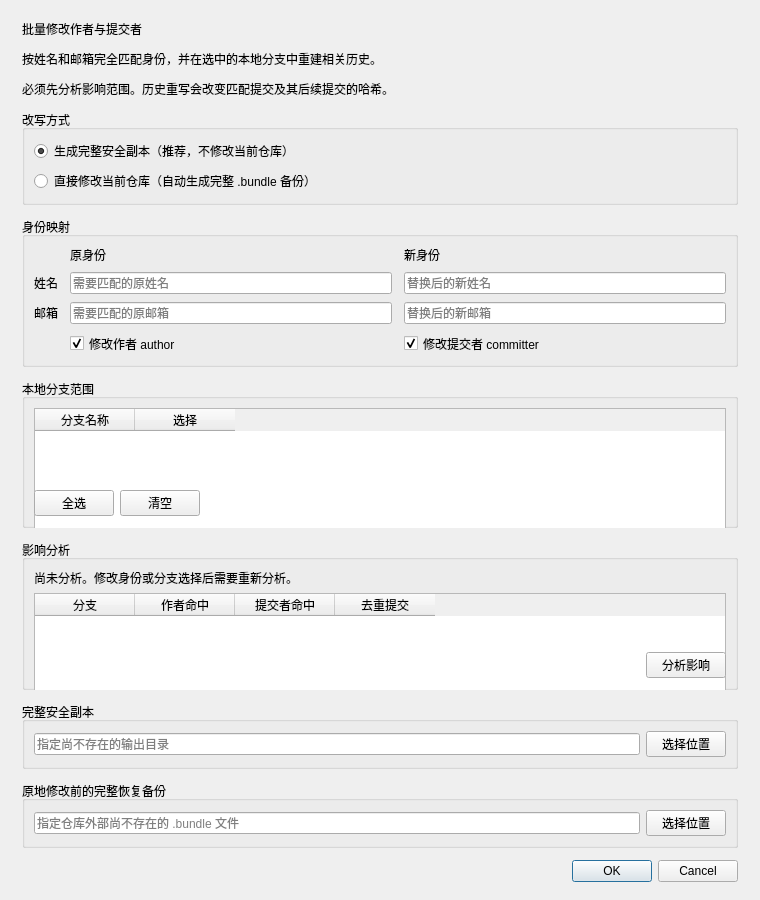
<?xml version="1.0" encoding="UTF-8"?>
<ui version="4.0">
 <class>BatchRewriteDialog</class>
 <widget class="QDialog" name="BatchRewriteDialog">
  <property name="geometry"><rect><x>0</x><y>0</y><width>760</width><height>900</height></rect></property>
  <property name="minimumSize"><size><width>680</width><height>760</height></size></property>
  <property name="windowTitle"><string>批量修改身份信息</string></property>
  <property name="modal"><bool>true</bool></property>
  <layout class="QVBoxLayout" name="layout_dialog">
   <property name="spacing"><number>12</number></property>
   <property name="leftMargin"><number>22</number></property>
   <property name="topMargin"><number>20</number></property>
   <property name="rightMargin"><number>22</number></property>
   <property name="bottomMargin"><number>18</number></property>
   <item><widget class="QLabel" name="label_title"><property name="dialogTitle" stdset="0"><bool>true</bool></property><property name="text"><string>批量修改作者与提交者</string></property></widget></item>
   <item><widget class="QLabel" name="label_subtitle"><property name="muted" stdset="0"><bool>true</bool></property><property name="text"><string>按姓名和邮箱完全匹配身份，并在选中的本地分支中重建相关历史。</string></property><property name="wordWrap"><bool>true</bool></property></widget></item>
   <item><widget class="QLabel" name="label_warning"><property name="warning" stdset="0"><bool>true</bool></property><property name="text"><string>必须先分析影响范围。历史重写会改变匹配提交及其后续提交的哈希。</string></property><property name="wordWrap"><bool>true</bool></property></widget></item>
   <item>
    <widget class="QGroupBox" name="group_rewriteMode">
     <property name="title"><string>改写方式</string></property>
     <layout class="QVBoxLayout" name="layout_rewriteMode">
      <item><widget class="QRadioButton" name="rbtn_safeCopy"><property name="text"><string>生成完整安全副本（推荐，不修改当前仓库）</string></property><property name="checked"><bool>true</bool></property></widget></item>
      <item><widget class="QRadioButton" name="rbtn_inPlace"><property name="text"><string>直接修改当前仓库（自动生成完整 .bundle 备份）</string></property></widget></item>
     </layout>
    </widget>
   </item>
   <item>
    <widget class="QGroupBox" name="group_identity">
     <property name="title"><string>身份映射</string></property>
     <layout class="QGridLayout" name="layout_identity">
      <property name="horizontalSpacing"><number>12</number></property><property name="verticalSpacing"><number>8</number></property>
      <item row="0" column="1"><widget class="QLabel" name="label_oldHeading"><property name="identityHeading" stdset="0"><bool>true</bool></property><property name="text"><string>原身份</string></property></widget></item>
      <item row="0" column="2"><widget class="QLabel" name="label_newHeading"><property name="identityHeading" stdset="0"><bool>true</bool></property><property name="text"><string>新身份</string></property></widget></item>
      <item row="1" column="0"><widget class="QLabel" name="label_nameCaption"><property name="text"><string>姓名</string></property></widget></item>
      <item row="1" column="1"><widget class="QLineEdit" name="le_oldName"><property name="placeholderText"><string>需要匹配的原姓名</string></property></widget></item>
      <item row="1" column="2"><widget class="QLineEdit" name="le_newName"><property name="placeholderText"><string>替换后的新姓名</string></property></widget></item>
      <item row="2" column="0"><widget class="QLabel" name="label_emailCaption"><property name="text"><string>邮箱</string></property></widget></item>
      <item row="2" column="1"><widget class="QLineEdit" name="le_oldEmail"><property name="placeholderText"><string>需要匹配的原邮箱</string></property></widget></item>
      <item row="2" column="2"><widget class="QLineEdit" name="le_newEmail"><property name="placeholderText"><string>替换后的新邮箱</string></property></widget></item>
      <item row="3" column="1"><widget class="QCheckBox" name="check_rewriteAuthor"><property name="text"><string>修改作者 author</string></property><property name="checked"><bool>true</bool></property></widget></item>
      <item row="3" column="2"><widget class="QCheckBox" name="check_rewriteCommitter"><property name="text"><string>修改提交者 committer</string></property><property name="checked"><bool>true</bool></property></widget></item>
     </layout>
    </widget>
   </item>
   <item>
    <widget class="QGroupBox" name="group_branches">
     <property name="title"><string>本地分支范围</string></property>
     <layout class="QVBoxLayout" name="layout_branches">
      <item><widget class="QTableWidget" name="table_branches"><property name="minimumSize"><size><width>0</width><height>150</height></size></property><property name="alternatingRowColors"><bool>true</bool></property><property name="selectionMode"><enum>QAbstractItemView::SelectionMode::NoSelection</enum></property><property name="editTriggers"><set>QAbstractItemView::EditTrigger::NoEditTriggers</set></property><property name="columnCount"><number>2</number></property><column><property name="text"><string>分支名称</string></property></column><column><property name="text"><string>选择</string></property></column></widget></item>
      <item><layout class="QHBoxLayout" name="layout_branchActions"><item><widget class="QPushButton" name="btn_selectAllBranches"><property name="role" stdset="0"><string>secondary</string></property><property name="text"><string>全选</string></property></widget></item><item><widget class="QPushButton" name="btn_clearBranches"><property name="role" stdset="0"><string>secondary</string></property><property name="text"><string>清空</string></property></widget></item><item><spacer name="spacer_branchActions"><property name="orientation"><enum>Qt::Orientation::Horizontal</enum></property><property name="sizeHint" stdset="0"><size><width>40</width><height>20</height></size></property></spacer></item></layout></item>
     </layout>
    </widget>
   </item>
   <item>
    <widget class="QGroupBox" name="group_analysis">
     <property name="title"><string>影响分析</string></property>
     <layout class="QVBoxLayout" name="layout_analysis">
      <item><widget class="QLabel" name="label_analysisSummary"><property name="muted" stdset="0"><bool>true</bool></property><property name="text"><string>尚未分析。修改身份或分支选择后需要重新分析。</string></property><property name="wordWrap"><bool>true</bool></property></widget></item>
      <item><widget class="QTableWidget" name="table_analysis"><property name="minimumSize"><size><width>0</width><height>120</height></size></property><property name="alternatingRowColors"><bool>true</bool></property><property name="editTriggers"><set>QAbstractItemView::EditTrigger::NoEditTriggers</set></property><property name="selectionMode"><enum>QAbstractItemView::SelectionMode::NoSelection</enum></property><property name="columnCount"><number>4</number></property><column><property name="text"><string>分支</string></property></column><column><property name="text"><string>作者命中</string></property></column><column><property name="text"><string>提交者命中</string></property></column><column><property name="text"><string>去重提交</string></property></column></widget></item>
      <item><layout class="QHBoxLayout" name="layout_analysisActions"><item><spacer name="spacer_analysisActions"><property name="orientation"><enum>Qt::Orientation::Horizontal</enum></property><property name="sizeHint" stdset="0"><size><width>40</width><height>20</height></size></property></spacer></item><item><widget class="QPushButton" name="btn_analyze"><property name="role" stdset="0"><string>primary</string></property><property name="text"><string>分析影响</string></property></widget></item></layout></item>
     </layout>
    </widget>
   </item>
   <item><widget class="QGroupBox" name="group_output"><property name="title"><string>完整安全副本</string></property><layout class="QHBoxLayout" name="layout_output"><item><widget class="QLineEdit" name="le_outputPath"><property name="placeholderText"><string>指定尚不存在的输出目录</string></property></widget></item><item><widget class="QPushButton" name="btn_browseOutput"><property name="role" stdset="0"><string>secondary</string></property><property name="text"><string>选择位置</string></property></widget></item></layout></widget></item>
   <item><widget class="QGroupBox" name="group_backup"><property name="title"><string>原地修改前的完整恢复备份</string></property><layout class="QHBoxLayout" name="layout_backup"><item><widget class="QLineEdit" name="le_backupPath"><property name="placeholderText"><string>指定仓库外部尚不存在的 .bundle 文件</string></property></widget></item><item><widget class="QPushButton" name="btn_browseBackup"><property name="role" stdset="0"><string>secondary</string></property><property name="text"><string>选择位置</string></property></widget></item></layout></widget></item>
   <item><layout class="QHBoxLayout" name="layout_footer"><item><spacer name="spacer_footer"><property name="orientation"><enum>Qt::Orientation::Horizontal</enum></property><property name="sizeHint" stdset="0"><size><width>40</width><height>20</height></size></property></spacer></item><item><widget class="QDialogButtonBox" name="buttonBox"><property name="orientation"><enum>Qt::Orientation::Horizontal</enum></property><property name="standardButtons"><set>QDialogButtonBox::StandardButton::Cancel|QDialogButtonBox::StandardButton::Ok</set></property></widget></item></layout></item>
  </layout>
 </widget>
 <resources/>
 <connections/>
</ui>
